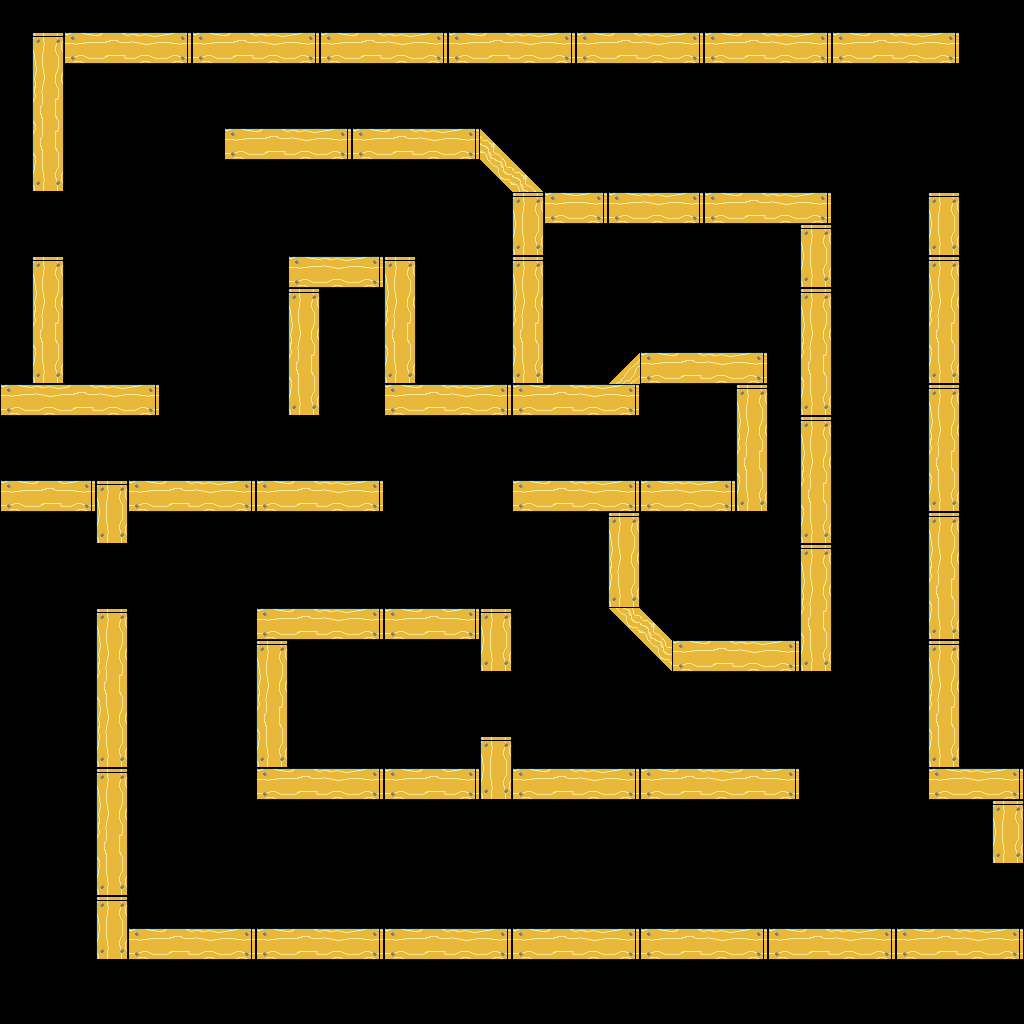

A level layout from a 2D game, rendered from its tile map. Below: a short description, then the map file with tile-grid data replaced by summaries:
An orthogonal 32x32 tile map with 32x32 px tiles, 2 tile layers (background, foreground), 3 tilesets and 44 objects (25x spikes, 8x rope, 7x fan, 2x door, spawn, ...).

<map version="1.0" orientation="orthogonal" renderorder="right-down" width="32" height="32" tilewidth="32" tileheight="32" nextobjectid="114">
 <tileset firstgid="1" name="basic-tiles" tilewidth="32" tileheight="32" tilecount="256" columns="16">
  <image source="basic-tiles.png" width="512" height="512" />
 </tileset>
 <tileset firstgid="257" name="objects" tilewidth="64" tileheight="64" tilecount="4" columns="0">
  <tile id="1">
   <image width="32" height="64" source="fan_0.png" />
  </tile>
  <tile id="3">
   <image width="32" height="32" source="exit.png" />
  </tile>
  <tile id="4">
   <image width="32" height="32" source="spawn.png" />
  </tile>
  <tile id="5">
   <image width="64" height="7" source="door.png" />
  </tile>
 </tileset>
 <tileset firstgid="263" name="objects" tilewidth="64" tileheight="64" tilecount="4" columns="0">
  <tile id="1">
   <image width="32" height="64" source="fan_0.png" />
  </tile>
  <tile id="2">
   <image width="32" height="32" source="spawn.png" />
  </tile>
  <tile id="3">
   <image width="32" height="32" source="exit.png" />
  </tile>
  <tile id="9">
   <image width="64" height="7" source="door.png" />
  </tile>
 </tileset>
 <layer name="background" width="32" height="32">
  <data>[1024 cells, 0 non-empty, 0 distinct tile ids]</data>
 </layer>
 <layer name="foreground" width="32" height="32">
  <data>[1024 cells, 233 non-empty, 11 distinct tile ids]</data>
 </layer>
 <objectgroup name="objects">
  <object id="24" type="spawn" gid="261" x="864" y="864" width="32" height="32" />
  <object id="35" type="exit" gid="260" x="672" y="448" width="32" height="32" />
  <object id="37" type="fan" gid="258" x="0" y="480" width="32" height="64" />
  <object id="38" type="rope" gid="83" x="192" y="416" width="32" height="32">
   <properties>
    <property name="group" value="rope-group-1" />
   </properties>
  </object>
  <object id="39" type="rope" gid="82" x="160" y="416" width="32" height="32">
   <properties>
    <property name="group" value="rope-group-1" />
   </properties>
  </object>
  <object id="40" type="rope" gid="99" x="256" y="416" width="32" height="32">
   <properties>
    <property name="group" value="rope-group-1" />
   </properties>
  </object>
  <object id="41" type="rope" gid="83" x="224" y="416" width="32" height="32">
   <properties>
    <property name="group" value="rope-group-1" />
   </properties>
  </object>
  <object id="42" type="door" gid="272" x="77" y="405" width="64" height="7" rotation="90">
   <properties>
    <property name="openRotation" type="float" value="0" />
    <property name="triggeredByRopeGroup" value="rope-group-1" />
   </properties>
  </object>
  <object id="43" type="rope" gid="82" x="384" y="512" width="32" height="32">
   <properties>
    <property name="group" value="rope-group-2" />
   </properties>
  </object>
  <object id="44" type="door" gid="1073742096" x="375" y="491" width="64" height="7" rotation="270">
   <properties>
    <property name="openRotation" type="float" value="0" />
    <property name="triggeredByRopeGroup" value="rope-group-2" />
   </properties>
  </object>
  <object id="45" type="rope" gid="83" x="448" y="512" width="32" height="32">
   <properties>
    <property name="group" value="rope-group-2" />
   </properties>
  </object>
  <object id="46" type="rope" gid="83" x="416" y="512" width="32" height="32">
   <properties>
    <property name="group" value="rope-group-2" />
   </properties>
  </object>
  <object id="47" type="rope" gid="99" x="480" y="512" width="32" height="32">
   <properties>
    <property name="group" value="rope-group-2" />
   </properties>
  </object>
  <object id="65" type="fan" gid="2147483906" x="928" y="128" width="32" height="64" />
  <object id="66" type="fan" gid="258" x="480" y="736" width="32" height="64" />
  <object id="85" type="fan" gid="258" x="96" y="608" width="32" height="64" />
  <object id="86" type="fan" gid="2147483906" x="928" y="192" width="32" height="64" />
  <object id="87" type="fan" gid="258" x="32" y="256" width="32" height="64" />
  <object id="88" type="fan" gid="2147483906" x="992" y="928" width="32" height="64" />
  <object id="89" type="spikes" gid="19" x="352" y="320" width="32" height="32" />
  <object id="90" type="spikes" gid="19" x="320" y="320" width="32" height="32" />
  <object id="91" type="spikes" gid="18" x="416" y="384" width="32" height="32" />
  <object id="92" type="spikes" gid="18" x="448" y="384" width="32" height="32" />
  <object id="93" type="spikes" gid="18" x="480" y="384" width="32" height="32" />
  <object id="94" type="spikes" gid="19" x="256" y="832" width="32" height="32" />
  <object id="95" type="spikes" gid="19" x="288" y="832" width="32" height="32" />
  <object id="96" type="spikes" gid="19" x="512" y="832" width="32" height="32" />
  <object id="97" type="spikes" gid="19" x="544" y="832" width="32" height="32" />
  <object id="98" type="spikes" gid="18" x="384" y="928" width="32" height="32" />
  <object id="99" type="spikes" gid="18" x="416" y="928" width="32" height="32" />
  <object id="100" type="spikes" gid="18" x="640" y="928" width="32" height="32" />
  <object id="101" type="spikes" gid="18" x="672" y="928" width="32" height="32" />
  <object id="102" type="spikes" gid="19" x="704" y="704" width="32" height="32" />
  <object id="103" type="spikes" gid="19" x="736" y="704" width="32" height="32" />
  <object id="104" type="spikes" gid="19" x="768" y="704" width="32" height="32" />
  <object id="105" type="spikes" gid="19" x="800" y="704" width="32" height="32" />
  <object id="106" type="spikes" gid="19" x="576" y="96" width="32" height="32" />
  <object id="107" type="spikes" gid="19" x="672" y="96" width="32" height="32" />
  <object id="108" type="spikes" gid="19" x="608" y="96" width="32" height="32" />
  <object id="109" type="spikes" gid="19" x="640" y="96" width="32" height="32" />
  <object id="110" type="spikes" gid="18" x="608" y="192" width="32" height="32" />
  <object id="111" type="spikes" gid="18" x="576" y="192" width="32" height="32" />
  <object id="112" type="spikes" gid="18" x="672" y="192" width="32" height="32" />
  <object id="113" type="spikes" gid="18" x="640" y="192" width="32" height="32" />
 </objectgroup>
</map>
